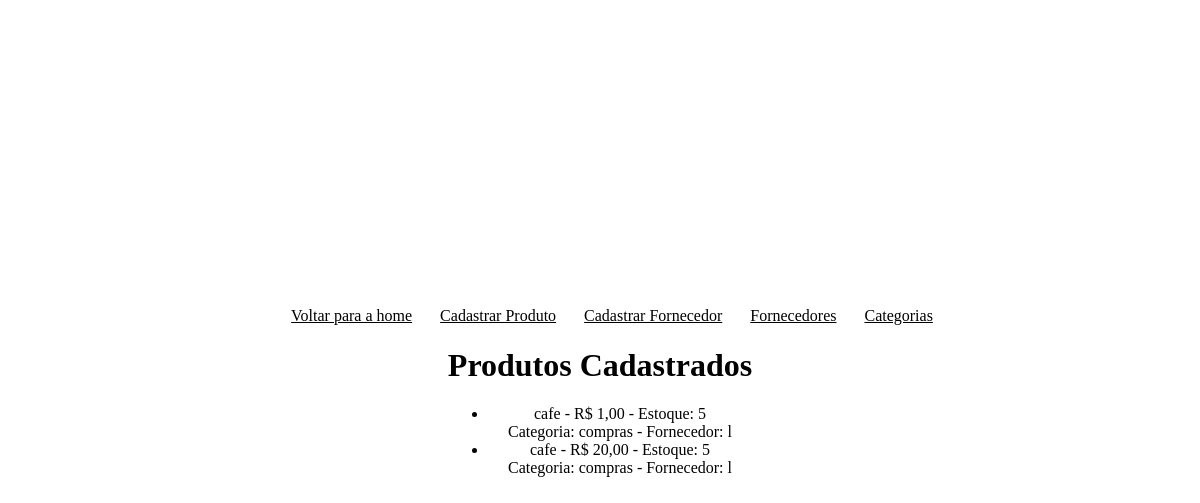
The page /loja/listar-produtos/ on the database its author committed.
### loja/models.py (models this page shows, shortened)
class Produto(models.Model):
    nome = models.CharField(max_length=100)
    preco = models.DecimalField(max_digits=10, decimal_places=2, validators=[MinValueValidator(0.01)])
    categoria = models.ForeignKey(Categoria, on_delete=models.CASCADE)
    fornecedor = models.ForeignKey(Fornecedor, on_delete=models.CASCADE)
    imagem = models.ImageField(upload_to='produtos/', null=True, blank=True)
    quantidade_estoque = models.IntegerField(validators=[MinValueValidator(0)], default=0)
    codigo = models.CharField(
        max_length=20,
        unique=True,
        validators=[
            RegexValidator(
                regex='^[a-zA-Z0-9]*$',
                message='O código do produto deve conter apenas letras e números.'
            )
        ],
        default='CODIGO123'
    )

class Categoria(models.Model):
    nome = models.CharField(max_length=100)

class Fornecedor(models.Model):
    nome = models.CharField(max_length=100)
    email = models.EmailField()
    telefone = models.CharField(max_length=20)

### loja/views.py (the view)
# urls.py: path('listar-produtos/', ProdutoListView.as_view(), name='listar_produtos'),
class ProdutoListView(ListView):
    model = Produto
    template_name = 'loja/listar_produtos.html'
    context_object_name = 'produtos'

### loja/templates/loja/listar_produtos.html (shortened to what this page needs)
{% load static %}
<!DOCTYPE html>
<html lang="pt-br">
<head>
    <link rel="stylesheet" href="{% static 'loja/css/geral.css' %}">
</head>
<body>
    <header>
        <a href="{% url 'home' %}">Voltar para a home</a>
        <a href="{% url 'cadastrar_produto' %}">Cadastrar Produto</a>
        <a href="{% url 'cadastrar_fornecedor' %}">Cadastrar Fornecedor</a>
        <a href="{% url 'listar_fornecedores' %}">Fornecedores</a>
        <a href="{% url 'listar_categorias' %}">Categorias</a>
    </header>
    <main>
        <h1>Produtos Cadastrados</h1>
        <ul>
            {% for produto in produtos %}
            <li>
                {{ produto.nome }} - R$ {{ produto.preco }} - Estoque: {{ produto.quantidade_estoque }}
                <br>
                Categoria: {{ produto.categoria.nome }} - Fornecedor: {{ produto.fornecedor.nome }}
            </li>
            {% endfor %}
        </ul>
    </main>
</body>
</html>

### loja/static/loja/css/geral.css (style rules this page uses)
body, html { display: flex; flex-direction: column; height: 100vh; width: 100vw; text-align: center; justify-content: center; align-items: center; margin: 0 auto; }
header a { color: black; margin-left: 24px; }

### rows shown on the page
Produto: nome "cafe", preco "1,00", quantidade_estoque "5", categoria.nome "compras", fornecedor.nome "l"
Produto: nome "cafe", preco "20,00", quantidade_estoque "5", categoria.nome "compras", fornecedor.nome "l"
